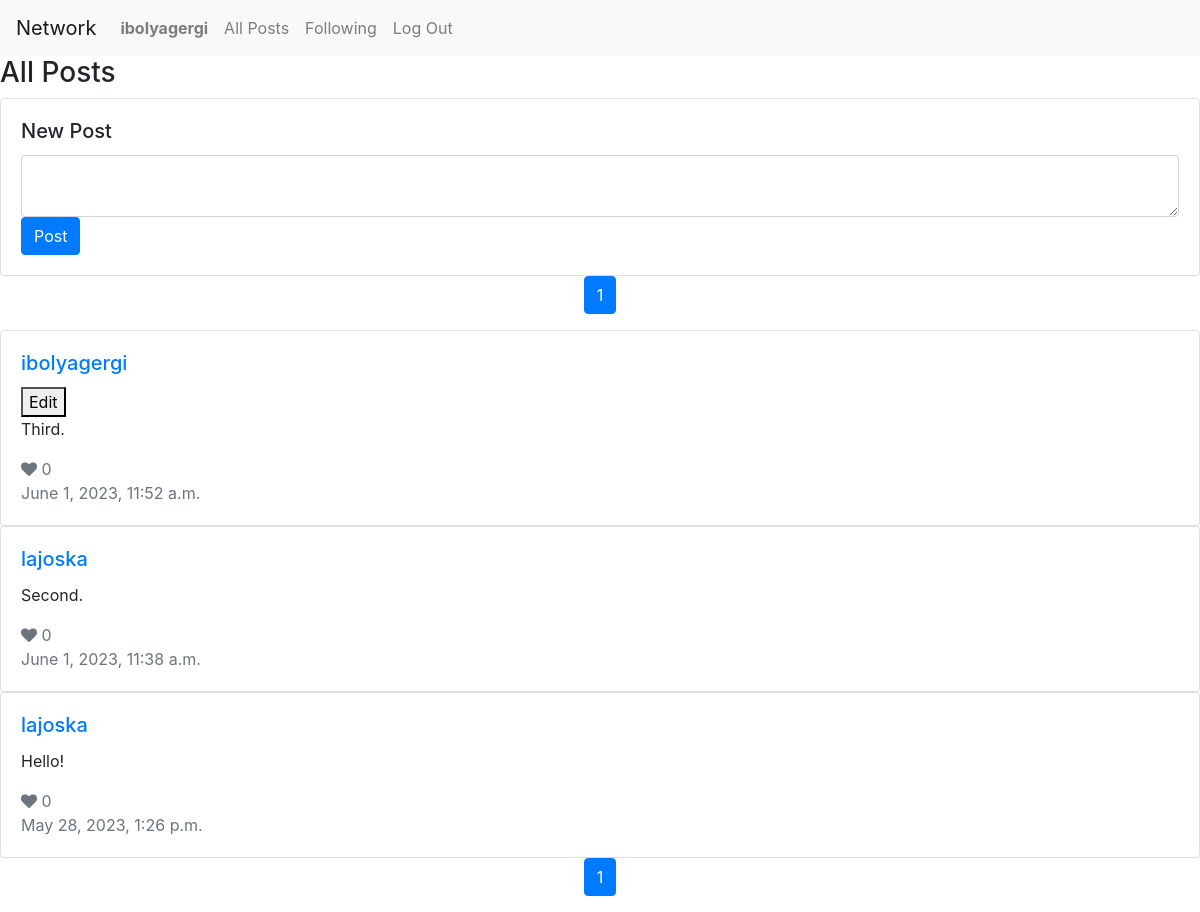
Before: / (signed in) with the older database file.
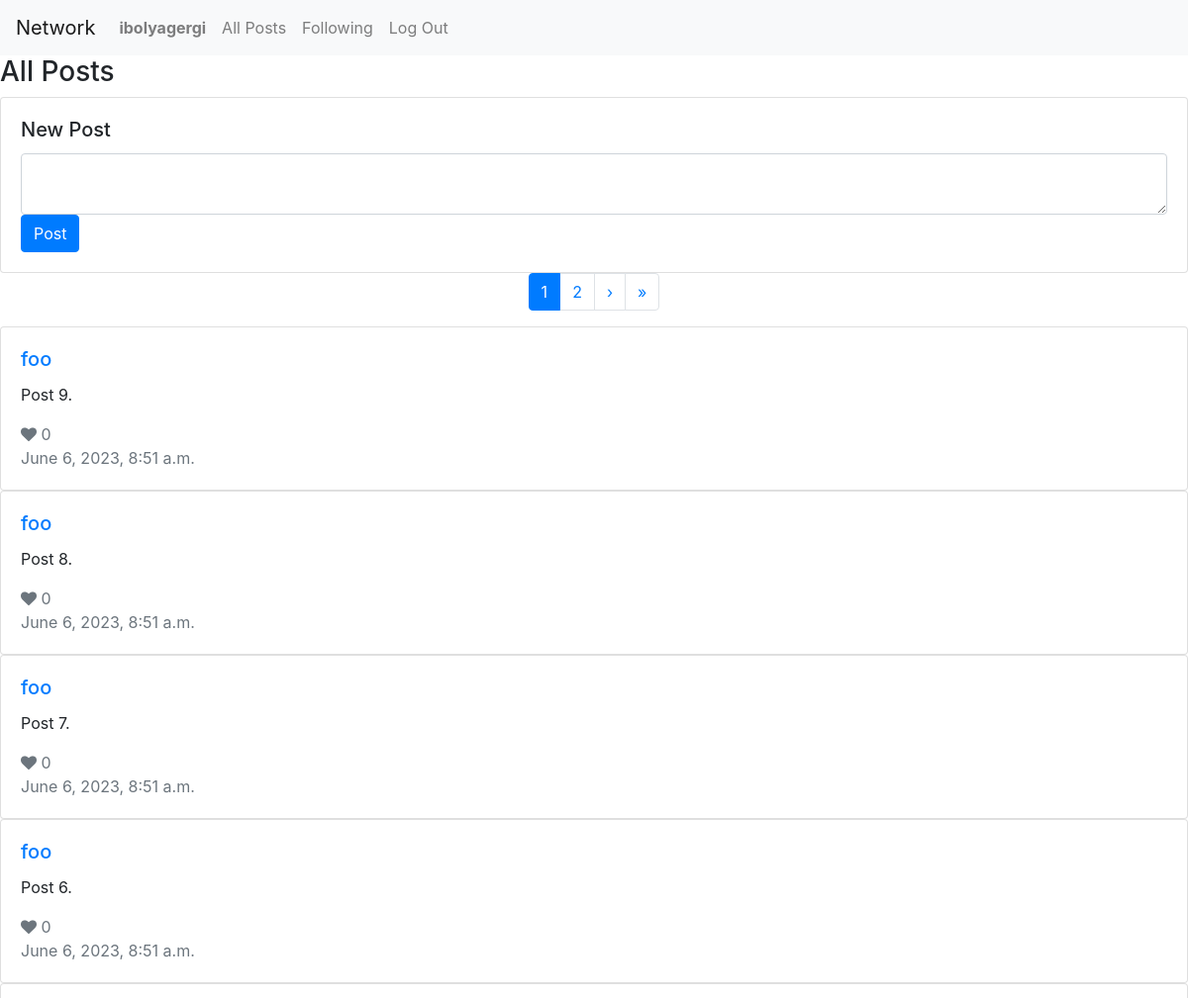
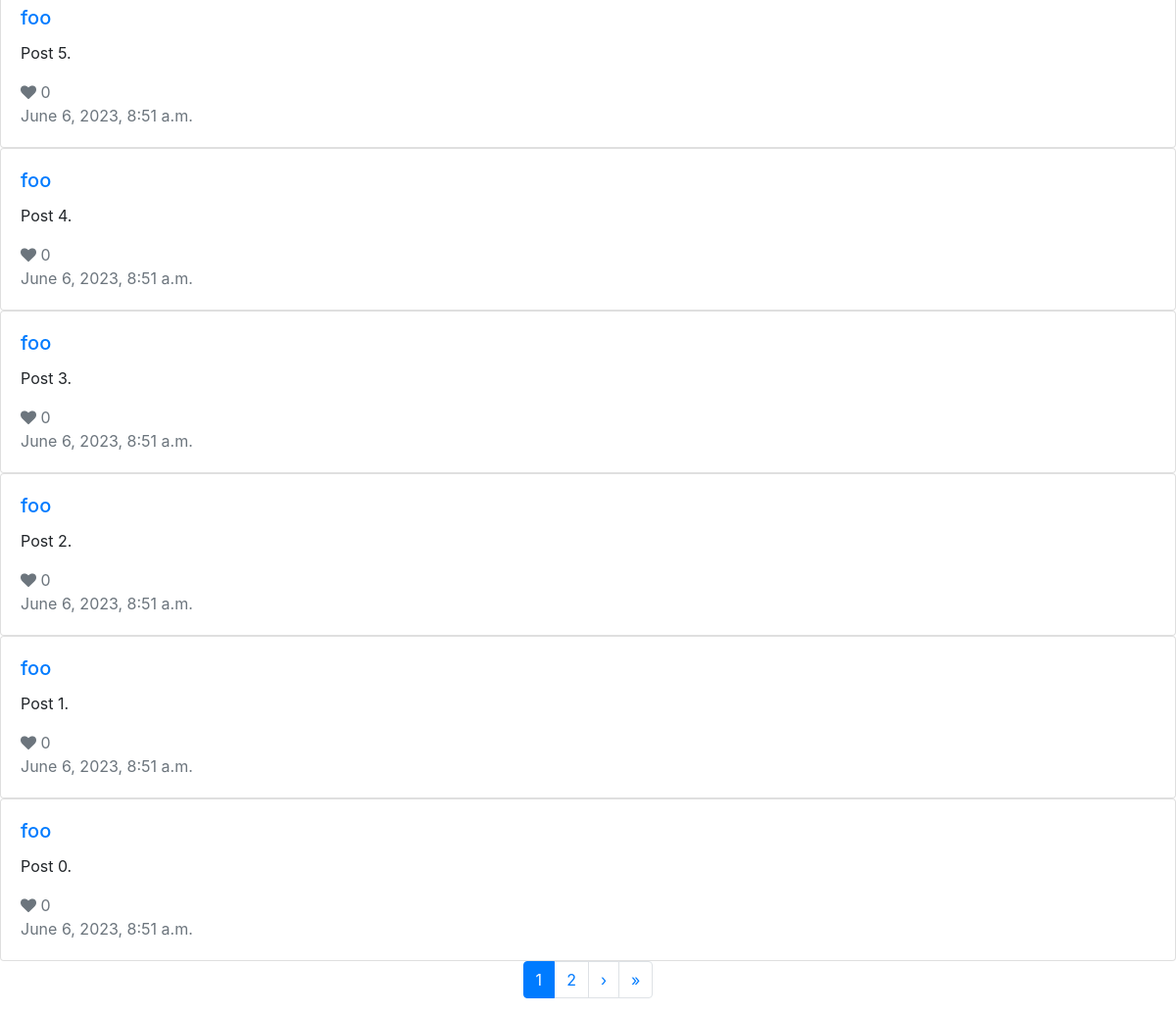
After: the same page with the newer database file (2 pictures, top to bottom).
### network/models.py (models this page shows, shortened)
class Post(models.Model):
    user = models.ForeignKey(User, on_delete=models.CASCADE)
    body = models.TextField(blank=True)
    timestamp = models.DateTimeField(auto_now_add=True)
    likers = models.ManyToManyField("User", null=True, related_name="liked_posts")
    num_of_likes = models.IntegerField(default=0)

class User(AbstractUser):
    following = models.ManyToManyField("User", null=True, related_name="followers")

### network/views.py (the view)
# urls.py: path("", views.index, name="index"),
def index(request):
    posts = Post.objects.all()
    posts = posts.order_by("-timestamp").all()
    paginator = Paginator(posts, 10)
    page_number = request.GET.get("page")
    page_obj = paginator.get_page(page_number)
    title = "All Posts"
    return render(request, "network/index.html", {
        "posts": posts,
        "title": title,
        "page_obj": page_obj
    })

### network/templates/network/index.html (shortened to what this page needs)
{% extends "network/layout.html" %}
{% load static %}
{% block body %}
<h3>{{ title }}</h3>
{% if user.is_authenticated %}
<div class="card">
    <div class="card-body">
        <h5 class="card-title">New Post</h5>
        <form action="{% url 'new_post' %}" method="post">
            <textarea name="body" class="form-control"></textarea>
            <input type="submit" class="btn btn-primary" value="Post"/>
        </form>
    </div>
</div>
<nav aria-label="Page navigation example">
    <ul class="pagination justify-content-center">
        <li class="page-item active" aria-current="page">
            <span class="page-link">
                {{ page_obj.number }}
            </span>
        </li>
        {% if page_obj.has_next %}
            <li class="page-item"><a class="page-link" href="?page={{ page_obj.next_page_number }}">{{ page_obj.next_page_number }}</a></li>
            <li class="page-item"><a class="page-link" href="?page={{ page_obj.next_page_number }}">&#8250;</a></li>
            <li class="page-item">
                <a class="page-link" href="?page={{ page_obj.paginator.num_pages }}" aria-label="Last">
                    <span aria-hidden="true">&raquo;</span>
                </a>
            </li>
        {% endif %}
    </ul>
</nav>
{% for post in page_obj %}
<div class="card">
    <div class="card-body">
        <h5 class="card-title"><a href="{% url 'profile' post.user.id %}">{{ post.user }}</a></h5>
        {% if user.is_authenticated and user == post.user %}
            <button class="edit" value="{{ post.id }}">Edit</button>
        {% endif %}
        <p class="card-text">{{ post.body }}</p>
        <div class="card-text text-muted">
            {% if user in post.likers.all %}
                <i class="fa fa-heart" style="color: red;" data-post_id="{{ post.id }}"></i>
            {% else %}
                <i class="fa fa-heart" data-post_id="{{ post.id }}"></i>
            {% endif %}
            <span>{{ post.likers.count }}</span>
        </div>
        <p class="card-text text-muted">{{ post.timestamp|date:"F j, Y, g:i a" }}</p>
    </div>
</div>
{% endfor %}
<nav aria-label="Page navigation example">
    <ul class="pagination justify-content-center">
            <li class="page-item active" aria-current="page">
                <span class="page-link">
                    {{ page_obj.number }}
                </span>
            </li>
        {% if page_obj.has_next %}
            <li class="page-item"><a class="page-link" href="?page={{ page_obj.next_page_number }}">{{ page_obj.next_page_number }}</a></li>
            <li class="page-item"><a class="page-link" href="?page={{ page_obj.next_page_number }}">&#8250;</a></li>
            <li class="page-item">
                <a class="page-link" href="?page={{ page_obj.paginator.num_pages }}" aria-label="Last">
                    <span aria-hidden="true">&raquo;</span>
                </a>
            </li>
        {% endif %}
    </ul>
</nav>
{% endif %}
{% endblock %}

Changed rows visible on the page:
no longer on this page (row unchanged): Post: user "ibolyagergi", body "Third.", likers.count "0", timestamp "June 1, 2023, 11:52 a.m."
no longer on this page (row unchanged): Post: user "lajoska", body "Second.", likers.count "0", timestamp "June 1, 2023, 11:38 a.m."
no longer on this page (row unchanged): Post: user "lajoska", body "Hello!", likers.count "0", timestamp "May 28, 2023, 1:26 p.m."
added Post: user "foo", body "Post 9.", likers.count "0", timestamp "June 6, 2023, 8:51 a.m."
added Post: user "foo", body "Post 8.", likers.count "0", timestamp "June 6, 2023, 8:51 a.m."
added Post: user "foo", body "Post 7.", likers.count "0", timestamp "June 6, 2023, 8:51 a.m."
added Post: user "foo", body "Post 6.", likers.count "0", timestamp "June 6, 2023, 8:51 a.m."
added Post: user "foo", body "Post 5.", likers.count "0", timestamp "June 6, 2023, 8:51 a.m."
added Post: user "foo", body "Post 4.", likers.count "0", timestamp "June 6, 2023, 8:51 a.m."
added Post: user "foo", body "Post 3.", likers.count "0", timestamp "June 6, 2023, 8:51 a.m."
added Post: user "foo", body "Post 2.", likers.count "0", timestamp "June 6, 2023, 8:51 a.m."
added Post: user "foo", body "Post 1.", likers.count "0", timestamp "June 6, 2023, 8:51 a.m."
added Post: user "foo", body "Post 0.", likers.count "0", timestamp "June 6, 2023, 8:51 a.m."
Other visible differences:
{{ page_obj.next_page_number }}: (not shown) → "2"
